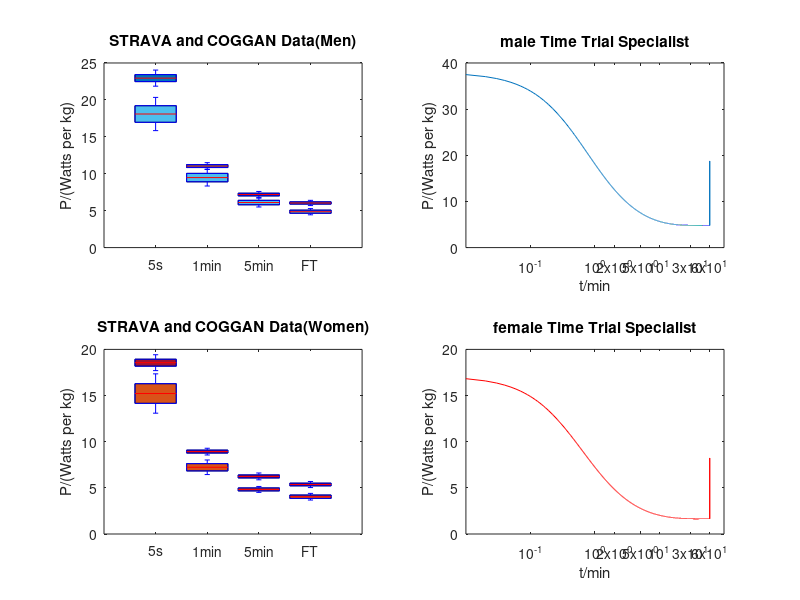

Reproduce this figure in MATLAB.
% x=[0 40 55 59];
% y=[3.5 4.25 4.83 7.23]
% ft = fittype( 'k/(1-a*exp(-b*x))^(1/(1-m))', 'independent', 'x', 'dependent', 'y' );
% opts = fitoptions( 'Method', 'NonlinearLeastSquares' );
% opts.Lower = [0 0 0 0];
% opts.StartPoint = [0 0 16 0];
% [fitresult, gof] = fit( x', y', ft, opts )
% figure
% t = 0:0.1:60;
% P = fitresult(t);
% plot(P)
% figure
% P(1) = 15.6
% for t = 1:6000
%     P(t+1) = P(t) - 0.01*(P(t)*0.1*(1-P(t)/16));
% end
% plot(P)
clc,clear,close all;
figure
subplot(2,2,1)
X=[18.09	20.34	15.84
9.48	10.62	8.34
6.10	6.7	5.5
4.86	5.28	4.44]
X = X'
boxplot(X,'BoxStyle','filled','Colors',[0.3010,0.7450,0.9330])
hold on
Y = [24.04	11.50	7.60	6.40
23.77	11.39	7.50	6.31
23.50	11.27	7.39	6.22
23.22	11.16	7.29	6.13
22.95	11.04	7.19	6.04
22.68	10.93	7.08	5.96
22.41	10.81	6.98	5.87
22.14	10.70	6.88	5.78
21.86	10.58	6.77	5.69
22.95	11.04	7.19	6.04
]
boxplot(Y,'BoxStyle','filled','Colors',[0,0.4470,0.7410])
tick={'5s' '1min' '5min' 'FT'};
set(gca,'XTickLabel',tick);
ylabel('P/(Watts per kg)')
title('STRAVA and COGGAN Data(Men)')

subplot(2,2,3)
X=[15.22	17.35	13.09
7.23	8.02	6.44
4.83	5.15	4.51
4.04	4.40	3.68]
X = X'
boxplot(X,'BoxStyle','filled','Colors',[0.8500 0.3250 0.0980])
hold on
Y = [19.42	9.29	6.61	5.69
19.2	9.2	6.52	5.61
18.99	9.11	6.42	5.53
18.77	9.02	6.33	5.44
18.56	8.93	6.24	5.36
18.34	8.84	6.15	5.28
18.13	8.75	6.05	5.2
17.91	8.66	5.96	5.12
17.7	8.56	5.87	5.03
18.56	8.93	6.24	5.36
]
boxplot(Y,'BoxStyle','filled','Colors',[0.6350 0.0780 0.1840])
tick={'5s' '1min' '5min' 'FT'};
set(gca,'XTickLabel',tick);
ylabel('P/(Watts per kg)')
title('STRAVA and COGGAN Data(Women)')


t = 0:0.01:60.2;
P = 4.78938020./(1+(-0.87373205.*(0.84150179.^t))); %Men
P(6000:6020) = 18.75;
subplot(2,2,2)
plot(t,P);
set(gca,'Xtick',[0.1 1 2 5 10 30 60]);
set(gca,'Xscale','log');
xlabel('t/min')
ylabel('P/(Watts per kg)')
title('male Time Trial Specialist')


subplot(2,2,4)
P = 1.64581665./(1+(-0.90360547.*(0.85475672.^t))); %Women
P(6000:6020) = 8.23;
plot(t,P,'r');
set(gca,'Xtick',[0.1 1 2 5 10 30 60]);
set(gca,'Xscale','log');
xlabel('t/min')
ylabel('P/(Watts per kg)')
title('female Time Trial Specialist')
